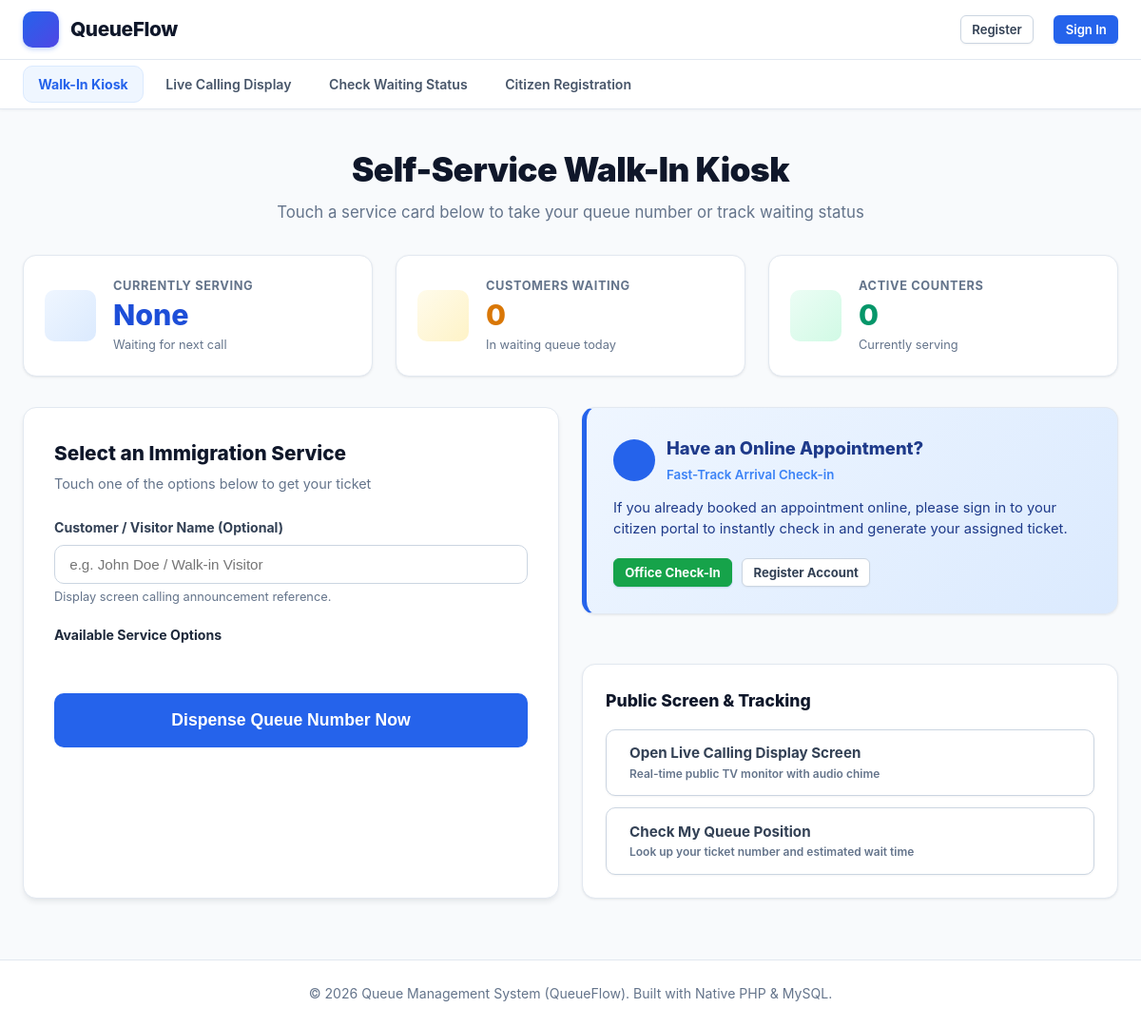
Before: / with the older database file.
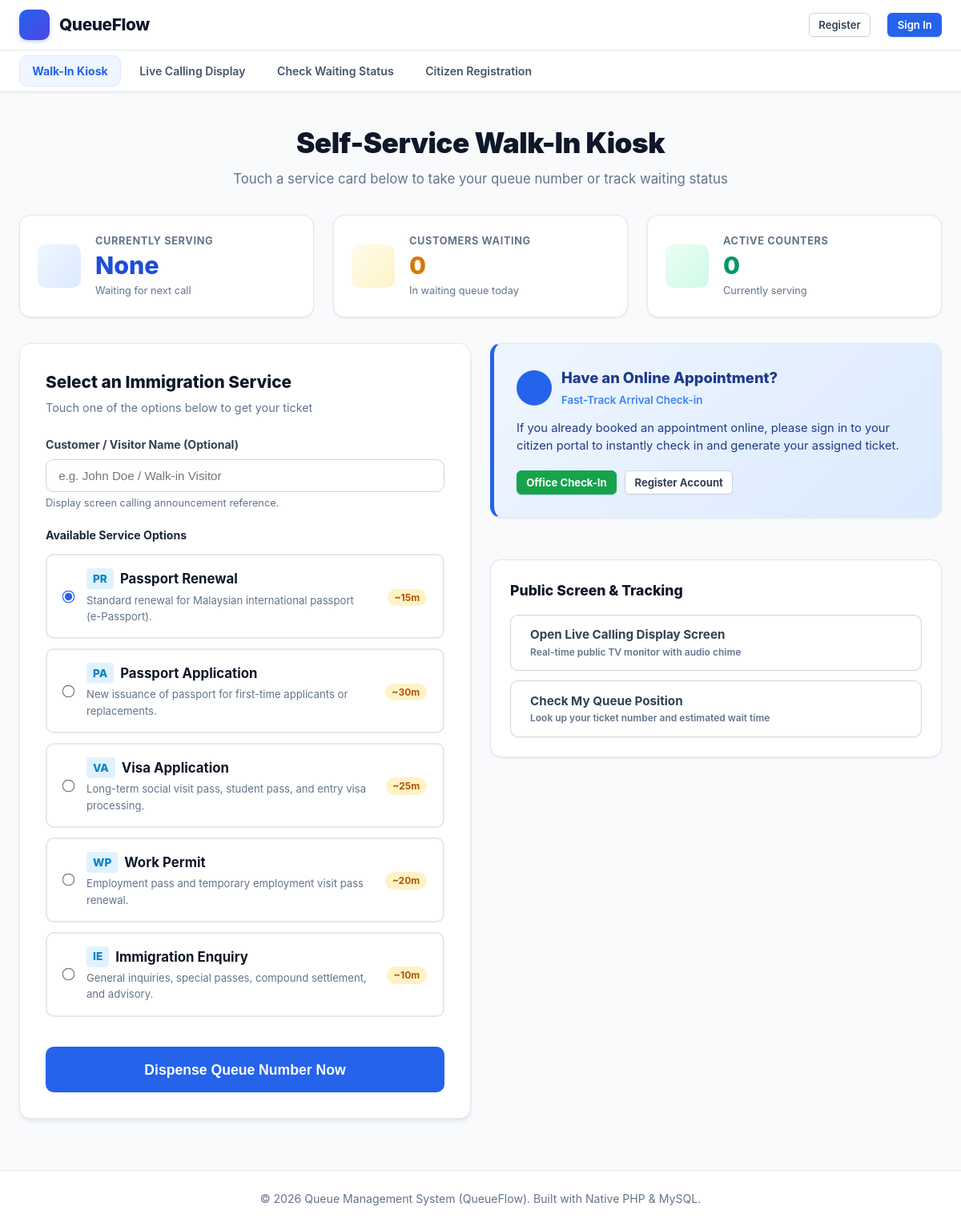
After: the same page with the newer database file.
### tables this page shows
CREATE TABLE `services` (
  `id` INT AUTO_INCREMENT PRIMARY KEY,
  `code` VARCHAR(10) NOT NULL UNIQUE,
  `name` VARCHAR(100) NOT NULL,
  `description` TEXT NULL,
  `est_duration` INT NOT NULL DEFAULT 15,
  `status` ENUM('active', 'inactive') NOT NULL DEFAULT 'active',
  `created_at` TIMESTAMP DEFAULT CURRENT_TIMESTAMP
);

### includes/functions.php (called while the page is built, shortened)
<?php
function e($value) {
    return htmlspecialchars((string)$value, ENT_QUOTES, 'UTF-8');
}
function getAllServices($pdo, $activeOnly = true) {
    $sql = "SELECT * FROM services" . ($activeOnly ? " WHERE status = 'active'" : "") . " ORDER BY id ASC";
    return $pdo->query($sql)->fetchAll();
}

### index.php (the view, shortened to what the rows shown need)
<?php
require_once __DIR__ . '/config/database.php';
require_once __DIR__ . '/includes/functions.php';
$pdo = getDBConnection();
$services = getAllServices($pdo, true);
require_once __DIR__ . '/includes/header.php';
?>
<div class="page-header" style="text-align: center; display: block; margin-bottom: 2rem;">
    <h1 class="page-title" style="justify-content: center; font-size: 2.2rem; font-weight: 900;">
        <?php echo getIcon('ticket', 32); ?> Self-Service Walk-In Kiosk
    </h1>
</div>
<div class="grid grid-2" style="gap: 1.5rem;">
    <div class="card" style="box-shadow: var(--shadow-md); padding: 2rem;">
        <div style="margin-bottom: 1.5rem;">
            <h2 style="font-size: 1.3rem; font-weight: 800; color: #0f172a; margin: 0 0 0.25rem 0;">
                Select an Immigration Service
            </h2>
        </div>
        <form method="POST" action="index.php">
            <div class="form-group">
                <div style="display: flex; flex-direction: column; gap: 0.75rem;">
                    <?php foreach ($services as $idx => $srv): ?>
                        <label style="border: 2px solid #e2e8f0; border-radius: 10px; padding: 1rem 1.25rem; display: flex; align-items: center; justify-content: space-between; cursor: pointer; transition: all 0.2s ease; background: #fff;" onmouseover="this.style.borderColor='var(--primary)'" onmouseout="if(!this.querySelector('input').checked) this.style.borderColor='#e2e8f0'">
                            <div style="display: flex; align-items: center; gap: 1rem;">
                                <input type="radio" name="service_id" value="<?php echo $srv['id']; ?>" <?php echo ($idx === 0) ? 'checked' : ''; ?> style="accent-color: var(--primary); transform: scale(1.2);">
                                <div>
                                    <div style="display: flex; align-items: center; gap: 0.5rem;">
                                        <span style="font-weight: 800; font-size: 0.85rem; background: #e0f2fe; color: #0284c7; padding: 0.15rem 0.5rem; border-radius: 4px;">
                                            <?php echo e($srv['code']); ?>
                                        </span>
                                        <strong style="color: #0f172a; font-size: 1.05rem;"><?php echo e($srv['name']); ?></strong>
                                    </div>
                                    <div style="font-size: 0.82rem; color: #64748b; margin-top: 0.2rem;">
                                        <?php echo e($srv['description']); ?>
                                    </div>
                                </div>
                            </div>
                            <div style="text-align: right; min-width: 75px;">
                                <span style="font-size: 0.75rem; font-weight: 700; background: #fef3c7; color: #b45309; padding: 0.2rem 0.55rem; border-radius: 12px; white-space: nowrap;">
                                    ~<?php echo (int)$srv['est_duration']; ?>m
                                </span>
                            </div>
                        </label>
                    <?php endforeach; ?>
                </div>
            </div>
        </form>
    </div>
</div>
<?php require_once __DIR__ . '/includes/footer.php'; ?>

Changed rows visible on the page:
added services: service_id "☑ PR Passport Renewal Standard r", code "PR", name "Passport Renewal", description "Standard renewal for Malaysian international passport (e-Passport).", est_duration "15"
added services: service_id "☐ PA Passport Application New is", code "PA", name "Passport Application", description "New issuance of passport for first-time applicants or replacements.", est_duration "30"
added services: service_id "☐ VA Visa Application Long-term", code "VA", name "Visa Application", description "Long-term social visit pass, student pass, and entry visa processing.", est_duration "25"
added services: service_id "☐ WP Work Permit Employment pass", code "WP", name "Work Permit", description "Employment pass and temporary employment visit pass renewal.", est_duration "20"
added services: service_id "☐ IE Immigration Enquiry General", code "IE", name "Immigration Enquiry", description "General inquiries, special passes, compound settlement, and advisory.", est_duration "10"
